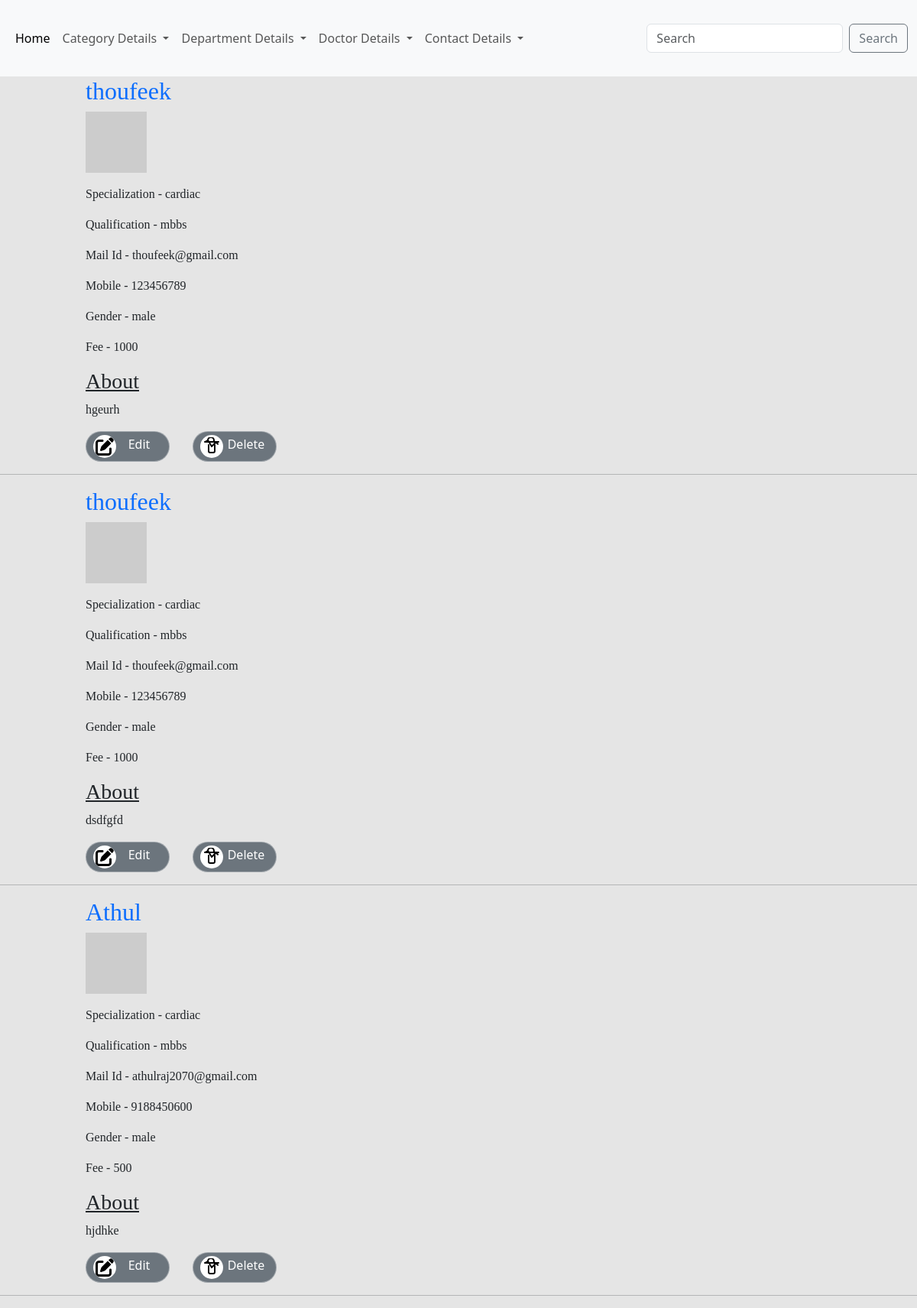
/displaydoctor/, run on the app's committed database.
### backend/models.py (models this page shows, shortened)
class doctordb(models.Model):
    doctorid = models.IntegerField(unique=True)
    dname=models.CharField(max_length=100,null=True,blank=True)
    special=models.CharField(max_length=100,null=True,blank=True)
    qualification=models.CharField(max_length=100,null=True,blank=True)
    profile=models.CharField(max_length=100,null=True,blank=True)
    dmail=models.EmailField(max_length=100,null=True,blank=True)
    dphone=models.CharField(max_length=100,null=True,blank=True)
    gender=models.CharField(max_length=100,null=True,blank=True)
    fee=models.IntegerField(max_length=100,null=True,blank=True)
    password = models.CharField(max_length=8, null=True, blank=True)
    address = models.CharField(max_length=8, null=True, blank=True)
    Location = models.CharField(max_length=8, null=True, blank=True)
    Experiance = models.CharField(max_length=8, null=True, blank=True,default='Fresher')
    profileimage=models.ImageField(upload_to='profile',null=True,blank=True,default='Untitled.png')
    age=models.IntegerField(default=0,null=True,blank=True)
    dob=models.CharField(max_length=20,null=True,blank=True)

### backend/views.py (the view)
# urls.py: path('displaydoctor/',views.displaydoctor,name="displaydoctor"),
def displaydoctor(request):
    data=doctordb.objects.all()
    return render(request,"displaydoctor.html",{'data':data})

### backend/templates/displaydoctor.html (shortened to what this page needs)
<!DOCTYPE html>
{% extends 'index.html' %}
{% block content %}
<html lang="en">
<head>
</head>
<body>
  {% for i in data %}
  <div class="row" style="margin-left:100px; width:600px;">
    <h2 style="font-family:Bell MT;"><a href="#">{{i.dname}}</a></h2>
    <div class="large-6 columns">
      <p><img src="https://placehold.it/600x370&text=Look at me!" alt="image for article" alt="article preview image">
      </p>
    </div>
    <div class="large-6 columns">
      <span>
        <p class="fi-torso" style="font-family:Bell MT">Specialization - {{i.special}}</p>
      </span>
      <span>
        <p class="fi-calendar" style="font-family:Bell MT">Qualification - {{i.qualification}}</p>
      </span>
      <span>
        <p class="fi-comments" style="font-family:Bell MT">Mail Id - {{i.dmail}}</p>
      </span>
      <span>
        <p class="fi-comments" style="font-family:Bell MT">Mobile - {{i.dphone}}</p>
      </span>
      <span>
        <p class="fi-comments" style="font-family:Bell MT">Gender - {{i.gender}}</p>
      </span>
      <span>
        <p class="fi-comments" style="font-family:Bell MT">Fee - {{i.fee}}</p>
      </span>
      <h3 style="font-family:Bell MT; text-decoration:underline;">About</h3>
      <span>
        <p class="fi-comments" style="font-family:Bell MT">{{i.profile}}</p>
      </span>
    </div>
    <form action="{% url 'editdoctor' dataid=i.id %}">
      <button class="bookmarkBtn" style="width:110px;">
        <span class="IconContainer">
          <i style='font-size:24px' class='fas'>&#xf044;</i>
        </span>
        <p class="text">Edit</p>
      </button>
    </form>
    <form action="{% url 'deletedoctor' dataid=i.id %}">
      <button class="bookmarkBtn" style="width:110px; margin-left:140px; margin-top:-40px;">
        <span class="IconContainer">
        </span>
        <p class="text">Delete</p>
      </button>
    </form>
  </div>
  <hr>
  {% endfor %}
</body>
</html>
{% endblock %}

### backend/templates/index.html (shortened to what this page needs)
<!DOCTYPE html>
{% load static %}
<html lang="en">
  <head>
    <link rel="stylesheet" type="text/css" href="{% static 'css/main.css' %}">
    <link href="https://cdn.jsdelivr.net/npm/bootstrap@5.3.2/dist/css/bootstrap.min.css" rel="stylesheet">
    <link rel="stylesheet" type="text/css" href="{% static 'https://maxcdn.bootstrapcdn.com/font-awesome/4.7.0/css/font-awesome.min.css' %}">
  </head>
  <body class="app sidebar-mini rtl" style="background-color:#E5E5E5;">
<nav class="navbar navbar-expand-lg bg-body-tertiary" style="height:100px;">
  <div class="container-fluid">
    <div class="collapse navbar-collapse" id="navbarScroll">
      <ul class="navbar-nav me-auto my-2 my-lg-0 navbar-nav-scroll" style="--bs-scroll-height: 100px;">
        <li class="nav-item">
          <a class="nav-link active" aria-current="page" href="{% url 'indexfun' %}">Home</a>
        </li>
        <li class="nav-item dropdown">
          <a class="nav-link dropdown-toggle" href="#" role="button" data-bs-toggle="dropdown" aria-expanded="false">
            Category Details
          </a>
        </li>
         <li class="nav-item dropdown">
          <a class="nav-link dropdown-toggle" href="#" role="button" data-bs-toggle="dropdown" aria-expanded="false">
            Department Details
          </a>
        </li>
         <li class="nav-item dropdown">
          <a class="nav-link dropdown-toggle" href="#" role="button" data-bs-toggle="dropdown" aria-expanded="false">
            Doctor Details
          </a>
        </li>
            <li class="nav-item dropdown">
          <a class="nav-link dropdown-toggle" href="" role="button" data-bs-toggle="dropdown" aria-expanded="false">
            Contact Details
          </a>
        </li>
      </ul>
      <form class="d-flex" role="search">
        <input class="form-control me-2" type="search" placeholder="Search" aria-label="Search">
        <button class="btn btn-outline-secondary" type="submit">Search</button>
      </form>
    </div>
  </div>
</nav>
      {% block content %}
      {% endblock %}
  </body>
</html>

### backend/templates/displaydoctor.html (style rules this page uses)
.bookmarkBtn { width: 100px; height: 40px; border-radius: 40px; border: 1px solid rgba(255, 255, 255, 0.349); background-color: #6c757d; display: flex; align-items: center; justify-content: center; cursor: pointer; transition-duration: .3s; overflow: hidden; }
.IconContainer { width: 30px; height: 30px; background: #fff; border-radius: 50%; display: flex; align-items: center; justify-content: center; overflow: hidden; z-index: 2; transition-duration: .4s; }
.text { height: 100%; width: 60px; display: flex; align-items: center; justify-content: center; color: white; z-index: 1; transition-duration: .3s; font-size: 1.00em; margin-top: 10px; }

### backend/templates/index.html (style rules this page uses)
a { text-decoration:none }

### data on the page
doctordb: dname "thoufeek", special "cardiac", qualification "mbbs", dmail "thoufeek@gmail.com", dphone "123456789", gender "male", fee "1000", profile "hgeurh"
doctordb: dname "thoufeek", special "cardiac", qualification "mbbs", dmail "thoufeek@gmail.com", dphone "123456789", gender "male", fee "1000", profile "dsdfgfd"
doctordb: dname "Athul", special "cardiac", qualification "mbbs", dmail "athulraj2070@gmail.com", dphone "9188450600", gender "male", fee "500", profile "hjdhke"
